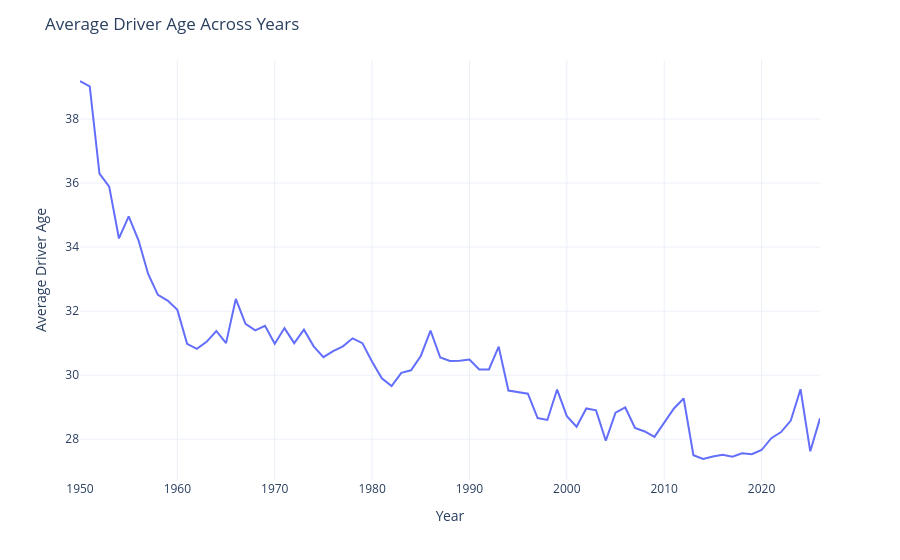

Here is the notebook cell this chart was saved with:
### Markdown cell above
# Driver Stats

### Code cell
# average age of drivers across seasons
age_df = driver_results.groupby('year')['driver_age'].mean().round(2).reset_index()

fig = px.line(age_df, x='year', y='driver_age', template = "plotly_white")
fig.update_layout(
    title = "Average Driver Age Across Years",
    yaxis_title = "Average Driver Age",
    xaxis_title = "Year"
)
fig.show()

### Figure 1 — Plotly figure (JSON) as saved in the notebook; plotly's stock layout.template omitted (floating-point values rounded to 4 significant figures)
{"data": [{"hovertemplate": "year=%{x}<br>driver_age=%{y}<extra></extra>", "legendgroup": "", "line": {"color": "#636efa", "dash": "solid"}, "marker": {"symbol": "circle"}, "mode": "lines", "name": "", "orientation": "v", "showlegend": false, "type": "scatter", "x": [1950, 1951, 1952, 1953, 1954, 1955, 1956, 1957, 1958, 1959, 1960, 1961, 1962, 1963, 1964, 1965, 1966, 1967, 1968, 1969, 1970, 1971, 1972, 1973, 1974, 1975, 1976, 1977, 1978, 1979, 1980, 1981, 1982, 1983, 1984, 1985, 1986, 1987, 1988, 1989, 1990, 1991, 1992, 1993, 1994, 1995, 1996, 1997, 1998, 1999, 2000, 2001, 2002, 2003, 2004, 2005, 2006, 2007, 2008, 2009, 2010, 2011, 2012, 2013, 2014, 2015, 2016, 2017, 2018, 2019, 2020, 2021, 2022, 2023, 2024, 2025, 2026], "xaxis": "x", "y": [39.19, 39.02, 36.3, 35.89, 34.27, 34.96, 34.22, 33.16, 32.51, 32.33, 32.04, 30.98, 30.82, 31.04, 31.38, 31, 32.38, 31.6, 31.4, 31.54, 30.98, 31.47, 31, 31.42, 30.9, 30.56, 30.75, 30.9, 31.15, 31, 30.42, 29.9, 29.66, 30.07, 30.15, 30.6, 31.39, 30.55, 30.44, 30.45, 30.49, 30.18, 30.18, 30.89, 29.52, 29.48, 29.42, 28.66, 28.6, 29.55, 28.72, 28.39, 28.96, 28.9, 27.95, 28.83, 28.99, 28.35, 28.24, 28.07, 28.5, 28.96, 29.27, 27.5, 27.38, 27.46, 27.51, 27.45, 27.56, 27.53, 27.66, 28.03, 28.22, 28.58, 29.56, 27.62, 28.65], "yaxis": "y"}], "layout": {"autosize": true, "legend": {"tracegroupgap": 0}, "margin": {"t": 60}, "title": {"text": "Average Driver Age Across Years"}, "xaxis": {"anchor": "y", "autorange": true, "domain": [0, 1], "range": [1950, 2026], "title": {"text": "Year"}, "type": "linear"}, "yaxis": {"anchor": "x", "autorange": true, "domain": [0, 1], "range": [26.72, 39.85], "title": {"text": "Average Driver Age"}, "type": "linear"}}}
